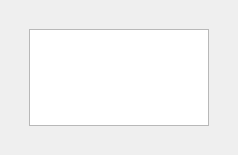
<?xml version="1.0" encoding="UTF-8"?>
<ui version="4.0">
 <class>endConfigModalDialog</class>
 <widget class="QDialog" name="endConfigModalDialog">
  <property name="geometry">
   <rect>
    <x>0</x>
    <y>0</y>
    <width>238</width>
    <height>155</height>
   </rect>
  </property>
  <property name="windowTitle">
   <string>Dialog</string>
  </property>
  <layout class="QGridLayout" name="gridLayout">
   <item row="0" column="0">
    <widget class="QWidget" name="modalContainer" native="true">
     <layout class="QGridLayout" name="gridLayout_2">
      <item row="0" column="0">
       <widget class="QWidget" name="messageWidgetContainer" native="true">
        <layout class="QGridLayout" name="gridLayout_3">
         <item row="0" column="0">
          <widget class="QTextEdit" name="messageField">
           <property name="readOnly">
            <bool>true</bool>
           </property>
          </widget>
         </item>
        </layout>
       </widget>
      </item>
     </layout>
    </widget>
   </item>
  </layout>
 </widget>
 <resources/>
 <connections/>
</ui>
